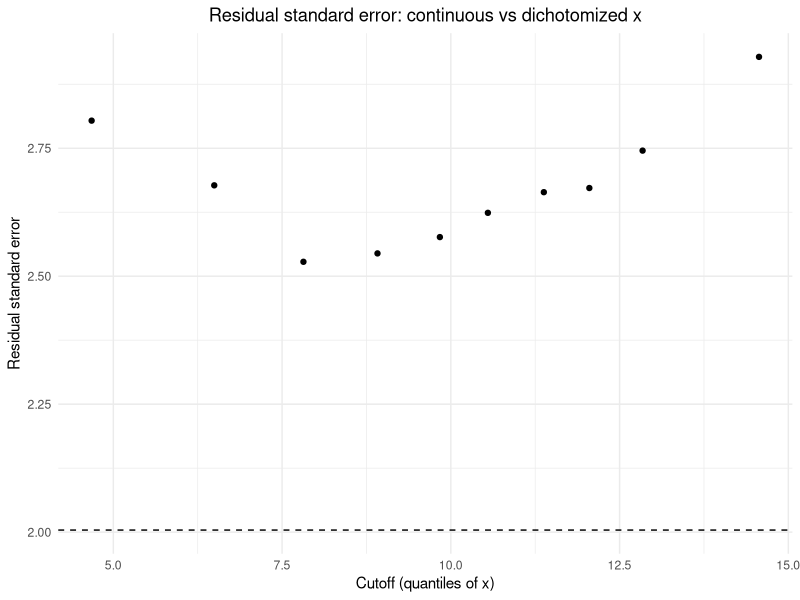

R code for this plot:
# Dichotomization_worsens_your_predictions.R

library(tidyverse)

#set.seed(123)

n <- 300

df <- tibble(
  x = rnorm(n, mean = 10, sd = 3)
) %>%
  mutate(
    y = 2 + 0.8 * x + rnorm(n, 0, 2)
  )

m_cont <- lm(y ~ x, data = df)

base_row <- tibble(
  model = "continuous x",
  cutoff = NA_real_,
  rse = summary(m_cont)$sigma,
  r2 = summary(m_cont)$r.squared
)

cutoffs <- quantile(df$x, probs = seq(0.05, 0.95, length.out = 10), 
                    names = FALSE)

dicho_rows <- map_dfr(cutoffs, function(cut) {
  df2 <- df %>% mutate(x_bin = as.integer(x > cut))
  m_bin <- lm(y ~ x_bin, data = df2)
  tibble(
    model = "dichotomized x",
    cutoff = cut,
    rse = summary(m_bin)$sigma,
    r2 = summary(m_bin)$r.squared
  )
})

results <- bind_rows(base_row, dicho_rows) %>%
  mutate(
    rse_change = rse - base_row$rse,
    rse_ratio = rse / base_row$rse
  ) %>%
  arrange(is.na(cutoff), cutoff)

results


ggplot(results %>% filter(!is.na(cutoff)), aes(x = cutoff, y = rse)) +
  geom_point() +
  geom_hline(yintercept = results$rse[results$model == "continuous x"], linetype = 2) +
  labs(
    title = "Residual standard error: continuous vs dichotomized x",
    x = "Cutoff (quantiles of x)",
    y = "Residual standard error"
  ) +
  theme_minimal() +
  theme(plot.title = element_text(hjust = 0.5))
